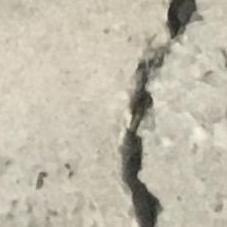
#> input picture 00406.jpg, 227 x 227 px
$ jupyter execute bwdist.ipynb   (older library calls are emulated)
#> lines starting #> are read from the running program, lines starting #| are printed output that depends on the picture; after the words box and inside, x2 and y2 are one past the last pixel; in counts of white or black regions, pixels touching at a corner belong together
[cell 1]
import cv2 as cv
import cv2
import numpy as np
from matplotlib import pyplot as plt

img = cv.imread('../00406.jpg', cv.IMREAD_GRAYSCALE)
#> img: shape (227, 227); min 34, max 244, mean 186.1

T = 90
ret,thresh1 = cv.threshold(img,T,255,cv.THRESH_BINARY)
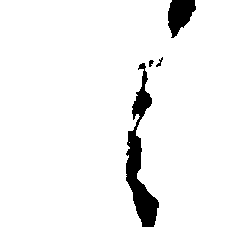
#> thresh1: shape (227, 227); 94.7% white; 4 black regions, box (x1, y1, x2, y2) and area: (126, 63, 159, 227) 1987, (168, 0, 196, 38) 696, (156, 57, 163, 67) 26, (149, 60, 154, 67) 23
#> ret = 90

# Invert the binary image so that the objects are 0 and the background is 1
binary_image = cv2.bitwise_not(thresh1)

# Perform distance transform
distance_transform = cv2.distanceTransform(binary_image, distanceType=cv2.DIST_L2, maskSize=5)
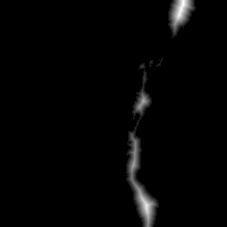
#> distance_transform: shape (227, 227) float32; min 0, max 12, mean 0.21; drawn with min black and max white

# Optionally normalize the distance transform to the range [0, 255] for visualization
distance_transform_normalized = cv2.normalize(distance_transform, None, 0, 255, cv2.NORM_MINMAX, dtype=cv2.CV_8U)


# Display the segmented image using matplotlib
fig = plt.figure(figsize=(10, 10))
plt.subplot(1, 2, 1)
plt.imshow(thresh1, cmap='gray')

plt.subplot(1, 2, 2)
plt.imshow(distance_transform_normalized, cmap='gray')
plt.show()
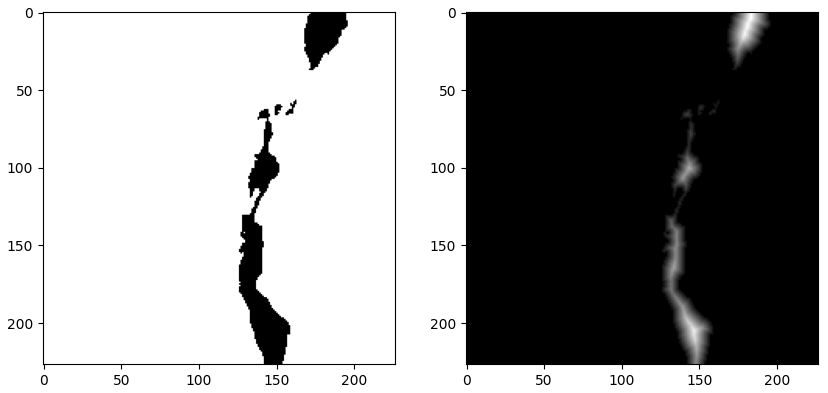
#> figure drawn by matplotlib, 2 panels
